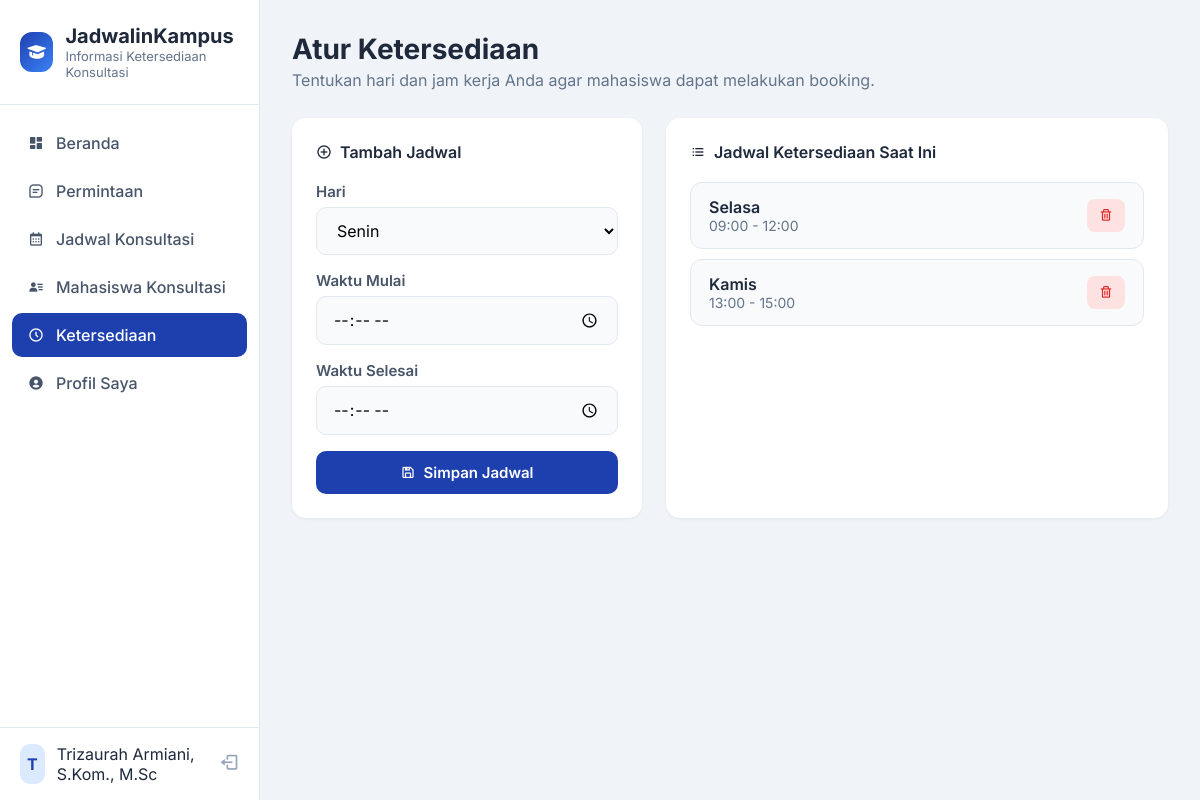
Screenshot of /dosen/ketersediaan.php (signed in) with the database file from the repository.
### tables this page shows
CREATE TABLE `pengguna` (
  `id` int(11) NOT NULL,
  `nama` varchar(100) NOT NULL,
  `email` varchar(100) NOT NULL,
  `kata_sandi` varchar(255) NOT NULL,
  `peran` enum('mahasiswa','dosen','admin') NOT NULL,
  `nim` varchar(20) DEFAULT NULL,
  `nip` varchar(30) DEFAULT NULL,
  `jurusan` varchar(100) DEFAULT NULL,
  `dibuat_pada` timestamp NOT NULL DEFAULT current_timestamp()
);

CREATE TABLE `ketersediaan` (
  `id` int(11) NOT NULL,
  `dosen_id` int(11) NOT NULL,
  `hari` varchar(10) NOT NULL,
  `waktu_mulai` time NOT NULL,
  `waktu_selesai` time NOT NULL
);

### config.php (called while the page is built, shortened)
<?php
$host = 'localhost';
$dbname = 'ujikom_konsultasi';
$username = 'root';
$password = '';
try {
    $pdo = new PDO("mysql:host=$host;dbname=$dbname;charset=utf8mb4", $username, $password);
    $pdo->setAttribute(PDO::ATTR_ERRMODE, PDO::ERRMODE_EXCEPTION);
    $pdo->setAttribute(PDO::ATTR_DEFAULT_FETCH_MODE, PDO::FETCH_ASSOC);
} catch (PDOException $e) {
    die("Koneksi database gagal: " . $e->getMessage());
}
function sudahLogin() {
    return isset($_SESSION['pengguna_id']);
}
function ambilPengguna() {
    global $pdo;
    $stmt = $pdo->prepare("SELECT * FROM pengguna WHERE id = ?");
    $stmt->execute([$_SESSION['pengguna_id']]);
    return $stmt->fetch();
}
function formatWaktu($waktu) {
    return date('H:i', strtotime($waktu));
}
?>

### dosen/ketersediaan.php (the view, shortened to what this page needs)
<?php
require_once __DIR__ . '/../config.php';
$user = ambilPengguna();
$stmt = $pdo->prepare("SELECT * FROM ketersediaan WHERE dosen_id = ? ORDER BY FIELD(hari, 'Senin', 'Selasa', 'Rabu', 'Kamis', 'Jumat', 'Sabtu', 'Minggu')");
$stmt->execute([$user['id']]);
$ketersediaan = $stmt->fetchAll();
?>
<!DOCTYPE html>
<html lang="id">
<head>
    <link href="https://unpkg.com/boxicons@2.1.4/css/boxicons.min.css" rel="stylesheet">
</head>
<body>
    <aside class="sidebar">
        <div class="sidebar-brand"><div class="icon"><i class='bx bxs-graduation'></i></div><div><h2>JadwalinKampus</h2><small>Informasi Ketersediaan Konsultasi</small></div></div>
        <nav class="sidebar-nav">
            <a href="dashboard.php"><i class='bx bxs-dashboard'></i> Beranda</a>
            <a href="permintaan.php"><i class='bx bx-message-square-detail'></i> Permintaan</a>
            <a href="jadwal.php"><i class='bx bx-calendar'></i> Jadwal Konsultasi</a>
            <a href="mahasiswa.php"><i class='bx bxs-user-detail'></i> Mahasiswa Konsultasi</a>
            <a href="ketersediaan.php" class="active"><i class='bx bx-time-five'></i> Ketersediaan</a>
            <a href="profil.php"><i class='bx bxs-user-circle'></i> Profil Saya</a>
        </nav>
        <div class="sidebar-user"><div class="avatar"><?= strtoupper(substr($user['nama'],0,1)) ?></div><div class="info"><div class="name"><?= htmlspecialchars($user['nama']) ?></div></div><a href="../logout.php" style="color:#94A3B8;font-size:20px"><i class='bx bx-log-out'></i></a></div>
    </aside>
    <div class="main">
        <h1 class="page-title">Atur Ketersediaan</h1>
        <p class="page-subtitle">Tentukan hari dan jam kerja Anda agar mahasiswa dapat melakukan booking.</p>
        <div class="grid">
            <div class="card">
                <h3 class="card-title"><i class='bx bx-plus-circle'></i> Tambah Jadwal</h3>
                <form method="POST">
                    <div class="form-group">
                        <label>Hari</label>
                        <select name="hari" class="form-control" required>
                            <option value="Senin">Senin</option>
                        </select>
                    </div>
                    <div class="form-group">
                        <label>Waktu Mulai</label>
                        <input type="time" name="mulai" class="form-control" required>
                    </div>
                    <div class="form-group">
                        <label>Waktu Selesai</label>
                        <input type="time" name="selesai" class="form-control" required>
                    </div>
                    <button type="submit" name="tambah" class="btn btn-primary"><i class='bx bx-save'></i> Simpan Jadwal</button>
                </form>
            </div>
            <div class="card">
                <h3 class="card-title"><i class='bx bx-list-ul'></i> Jadwal Ketersediaan Saat Ini</h3>
                <div class="avail-list">
                    <?php if(empty($ketersediaan)): ?>
                        <div style="text-align:center;padding:20px;color:#94A3B8">Belum ada jadwal yang diatur.</div>
                    <?php else: foreach($ketersediaan as $k): ?>
                        <div class="avail-item">
                            <div>
                                <div class="avail-day"><?= $k['hari'] ?></div>
                                <div class="avail-time"><?= formatWaktu($k['waktu_mulai']) ?> - <?= formatWaktu($k['waktu_selesai']) ?></div>
                            </div>
                            <a href="?hapus=<?=$k['id']?>" class="btn-danger-sm" onclick="return confirm('Hapus jadwal ini?')"><i class='bx bx-trash'></i></a>
                        </div>
                    <?php endforeach; endif; ?>
                </div>
            </div>
        </div>
    </div>
</body>
</html>

### dosen/ketersediaan.php (style rules this page uses)
*,*::before,*::after { margin:0;padding:0;box-sizing:border-box }
body { font-family:'Inter',sans-serif;background:#F0F4F8;min-height:100vh;display:flex;color:#1E293B }
.sidebar { width:260px;background:#fff;border-right:1px solid #E2E8F0;height:100vh;position:fixed;top:0;left:0;display:flex;flex-direction:column;z-index:100 }
.sidebar-brand { padding:24px 20px;display:flex;align-items:center;gap:12px;border-bottom:1px solid #E2E8F0 }
.sidebar-brand .icon { width:40px;height:40px;background:linear-gradient(135deg,#1E40AF,#3B82F6);border-radius:12px;display:flex;align-items:center;justify-content:center;color:#fff;font-size:22px }
.sidebar-brand h2 { font-size:20px;font-weight:700 }
.sidebar-brand small { font-size:13px;color:#64748B;display:block }
.sidebar-nav { padding:16px 12px;flex:1 }
.sidebar-nav a { display:flex;align-items:center;gap:12px;padding:12px 16px;border-radius:10px;color:#475569;text-decoration:none;font-size:16px;font-weight:500;margin-bottom:4px;transition:all .2s }
.sidebar-nav a.active { background:#1E40AF;color:#fff }
.sidebar-user { padding:16px 20px;border-top:1px solid #E2E8F0;display:flex;align-items:center;gap:12px }
.sidebar-user .avatar { width:40px;height:40px;background:#DBEAFE;border-radius:10px;display:flex;align-items:center;justify-content:center;color:#1E40AF;font-weight:700;font-size:16px }
.main { margin-left:260px;flex:1;padding:32px;min-height:100vh }
.page-title { font-size:28px;font-weight:700;margin-bottom:4px }
.page-subtitle { color:#64748B;font-size:16px;margin-bottom:28px }
.grid { display:grid;grid-template-columns:350px 1fr;gap:24px }
.card { background:#fff;border-radius:14px;box-shadow:0 1px 3px rgba(0,0,0,.06);padding:24px }
.card-title { font-size:16px;font-weight:600;margin-bottom:20px;display:flex;align-items:center;gap:8px }
.form-group { margin-bottom:16px }
.form-group label { display:block;font-size:15px;font-weight:600;color:#475569;margin-bottom:6px }
.form-control { width:100%;padding:12px 16px;border:1.5px solid #E2E8F0;border-radius:10px;font-family:inherit;font-size:16px;outline:none;background:#F8FAFC;transition:all .2s }
.btn { padding:12px 24px;border-radius:10px;font-family:inherit;font-size:15px;font-weight:600;cursor:pointer;border:none;transition:all .2s;display:inline-flex;align-items:center;justify-content:center;gap:8px;text-decoration:none }
.btn-primary { background:#1E40AF;color:#fff;width:100% }
.btn-danger-sm { background:#FEE2E2;color:#DC2626;padding:8px 12px;font-size:14px;border-radius:8px }
.avail-list { margin-top:0 }
.avail-item { display:flex;align-items:center;justify-content:space-between;padding:14px 18px;background:#F8FAFC;border:1px solid #E2E8F0;border-radius:12px;margin-bottom:10px }
.avail-day { font-weight:600;font-size:16px }
.avail-time { font-size:14px;color:#64748B }

### rows the page displays
pengguna: nama "T", nama "Trizaurah Armiani, S.Kom., M.Sc"
ketersediaan: hari "Selasa", waktu_mulai "09:00", waktu_selesai "12:00"
ketersediaan: hari "Kamis", waktu_mulai "13:00", waktu_selesai "15:00"
